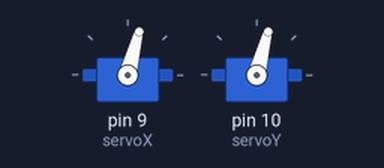
This sketch was run on a simulated Arduino Uno, built with avr-gcc and run on an emulated ATmega328P. Shown: 2 × servo.

Above: at 1.05 s.
At 8.85 s:
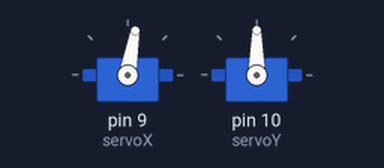
At 12.15 s:
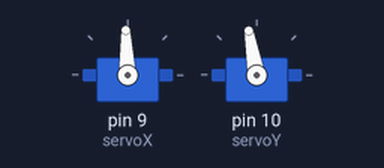
At 16.75 s:
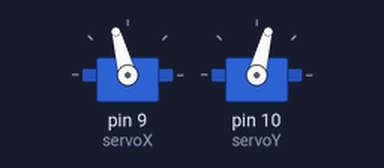
Timing chart, 0 to 21.5 s (numbered marks = the images above):
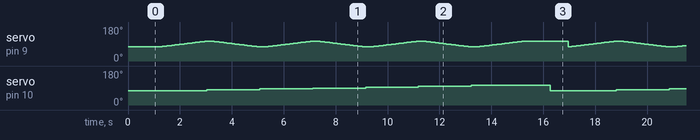

The sketch:

stir.ino
```cpp
#include <Servo.h>

Servo servoX;
Servo servoY;

const int minPos = 75;
const int maxPos = 105;
const int yStep = 5;

// Increase this for slower/smoother motion, decrease for faster
const int stepDelay = 30;

void setup() {
  servoX.attach(9);
  servoY.attach(10);

  // Smoothly move to start position
  servoX.write(minPos);
  servoY.write(minPos);
  delay(1000);
}

void loop() {
  for (int y = minPos; y <= maxPos; y += yStep) {
    servoY.write(y);
    delay(200); // Give Y time to settle

    // Determine direction based on current row (Snake pattern)
    // If row index is even, go left to right. If odd, go right to left.
    if (((y - minPos) / yStep) % 2 == 0) {
      // Forward Sweep (75 -> 105)
      for (float pos = minPos; pos <= maxPos; pos += 0.5) {
        servoX.writeMicroseconds(map(pos, 0, 180, 544, 2400));
        delay(stepDelay);
      }
    } else {
      // Backward Sweep (105 -> 75)
      for (float pos = maxPos; pos >= minPos; pos -= 0.5) {
        servoX.writeMicroseconds(map(pos, 0, 180, 544, 2400));
        delay(stepDelay);
      }
    }
  }

  // Reset sequence
  delay(1000);
  servoY.write(minPos);
  delay(500);
}
```

Measured:
- by itself, servo on pin 9 (servoX): moves between 75° and 105°, repeating every 15.8 s
- by itself, servo on pin 10 (servoY): repeats every 15.8 s: 85° 2.0 s, 90° 2.0 s, 95° 2.0 s, 100° 2.0 s, 105° 3.0 s, 75° 2.5 s, 80° 2.0 s
